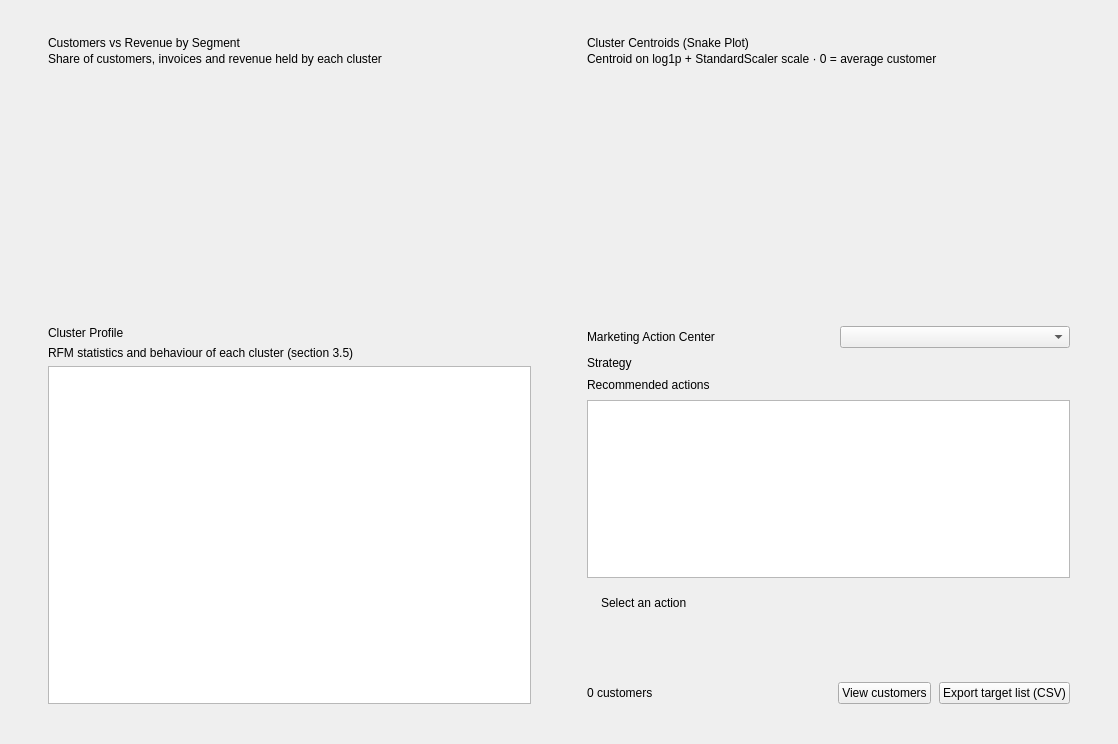
<?xml version="1.0" encoding="UTF-8"?>
<ui version="4.0">
 <class>ClusterMarketingPage</class>
 <widget class="QWidget" name="ClusterMarketingPage">
  <property name="geometry">
   <rect>
    <x>0</x>
    <y>0</y>
    <width>1118</width>
    <height>744</height>
   </rect>
  </property>
  <property name="windowTitle">
   <string>Cluster Analysis &amp; Marketing</string>
  </property>
  <layout class="QVBoxLayout" name="layoutClusterMarketingPage" stretch="0,1">
   <property name="spacing">
    <number>16</number>
   </property>
   <property name="leftMargin">
    <number>28</number>
   </property>
   <property name="topMargin">
    <number>20</number>
   </property>
   <property name="rightMargin">
    <number>28</number>
   </property>
   <property name="bottomMargin">
    <number>24</number>
   </property>
   <item>
    <layout class="QHBoxLayout" name="layoutChartsRow">
     <property name="spacing">
      <number>16</number>
     </property>
     <property name="leftMargin">
      <number>0</number>
     </property>
     <property name="topMargin">
      <number>0</number>
     </property>
     <property name="rightMargin">
      <number>0</number>
     </property>
     <property name="bottomMargin">
      <number>0</number>
     </property>
     <item>
      <widget class="QFrame" name="cardShareChart">
       <property name="cssClass" stdset="0">
        <string>card</string>
       </property>
       <layout class="QVBoxLayout" name="layoutShareChart" stretch="0,0,1">
        <property name="spacing">
         <number>2</number>
        </property>
        <property name="leftMargin">
         <number>20</number>
        </property>
        <property name="topMargin">
         <number>16</number>
        </property>
        <property name="rightMargin">
         <number>20</number>
        </property>
        <property name="bottomMargin">
         <number>16</number>
        </property>
        <item>
         <widget class="QLabel" name="lblShareChartTitle">
          <property name="text">
           <string>Customers vs Revenue by Segment</string>
          </property>
          <property name="cssClass" stdset="0">
           <string>cardTitle</string>
          </property>
         </widget>
        </item>
        <item>
         <widget class="QLabel" name="lblShareChartSubtitle">
          <property name="text">
           <string>Share of customers, invoices and revenue held by each cluster</string>
          </property>
          <property name="cssClass" stdset="0">
           <string>cardSubtitle</string>
          </property>
         </widget>
        </item>
        <item>
         <widget class="QWidget" name="hostShareChart">
          <property name="minimumSize">
           <size>
            <width>0</width>
            <height>210</height>
           </size>
          </property>
          <layout class="QVBoxLayout" name="layoutHostShareChart">
           <property name="leftMargin">
            <number>0</number>
           </property>
           <property name="topMargin">
            <number>8</number>
           </property>
           <property name="rightMargin">
            <number>0</number>
           </property>
           <property name="bottomMargin">
            <number>0</number>
           </property>
          </layout>
         </widget>
        </item>
       </layout>
      </widget>
     </item>
     <item>
      <widget class="QFrame" name="cardSnakeChart">
       <property name="cssClass" stdset="0">
        <string>card</string>
       </property>
       <layout class="QVBoxLayout" name="layoutSnakeChart" stretch="0,0,1">
        <property name="spacing">
         <number>2</number>
        </property>
        <property name="leftMargin">
         <number>20</number>
        </property>
        <property name="topMargin">
         <number>16</number>
        </property>
        <property name="rightMargin">
         <number>20</number>
        </property>
        <property name="bottomMargin">
         <number>16</number>
        </property>
        <item>
         <widget class="QLabel" name="lblSnakeChartTitle">
          <property name="text">
           <string>Cluster Centroids (Snake Plot)</string>
          </property>
          <property name="cssClass" stdset="0">
           <string>cardTitle</string>
          </property>
         </widget>
        </item>
        <item>
         <widget class="QLabel" name="lblSnakeChartSubtitle">
          <property name="text">
           <string>Centroid on log1p + StandardScaler scale · 0 = average customer</string>
          </property>
          <property name="cssClass" stdset="0">
           <string>cardSubtitle</string>
          </property>
         </widget>
        </item>
        <item>
         <widget class="QWidget" name="hostSnakeChart">
          <property name="minimumSize">
           <size>
            <width>0</width>
            <height>210</height>
           </size>
          </property>
          <layout class="QVBoxLayout" name="layoutHostSnakeChart">
           <property name="leftMargin">
            <number>0</number>
           </property>
           <property name="topMargin">
            <number>8</number>
           </property>
           <property name="rightMargin">
            <number>0</number>
           </property>
           <property name="bottomMargin">
            <number>0</number>
           </property>
          </layout>
         </widget>
        </item>
       </layout>
      </widget>
     </item>
    </layout>
   </item>
   <item>
    <layout class="QHBoxLayout" name="layoutBottomRow" stretch="1,1">
     <property name="spacing">
      <number>16</number>
     </property>
     <property name="leftMargin">
      <number>0</number>
     </property>
     <property name="topMargin">
      <number>0</number>
     </property>
     <property name="rightMargin">
      <number>0</number>
     </property>
     <property name="bottomMargin">
      <number>0</number>
     </property>
     <item>
      <widget class="QFrame" name="cardProfile">
       <property name="cssClass" stdset="0">
        <string>card</string>
       </property>
       <layout class="QVBoxLayout" name="layoutProfile" stretch="0,0,1">
        <property name="spacing">
         <number>6</number>
        </property>
        <property name="leftMargin">
         <number>20</number>
        </property>
        <property name="topMargin">
         <number>16</number>
        </property>
        <property name="rightMargin">
         <number>20</number>
        </property>
        <property name="bottomMargin">
         <number>16</number>
        </property>
        <item>
         <widget class="QLabel" name="lblProfileTitle">
          <property name="text">
           <string>Cluster Profile</string>
          </property>
          <property name="cssClass" stdset="0">
           <string>cardTitle</string>
          </property>
         </widget>
        </item>
        <item>
         <widget class="QLabel" name="lblProfileSubtitle">
          <property name="text">
           <string>RFM statistics and behaviour of each cluster (section 3.5)</string>
          </property>
          <property name="cssClass" stdset="0">
           <string>cardSubtitle</string>
          </property>
         </widget>
        </item>
        <item>
         <widget class="QTableWidget" name="tblProfile">
          <property name="editTriggers">
           <set>QAbstractItemView::NoEditTriggers</set>
          </property>
          <property name="selectionMode">
           <enum>QAbstractItemView::NoSelection</enum>
          </property>
          <property name="showGrid">
           <bool>false</bool>
          </property>
          <property name="alternatingRowColors">
           <bool>true</bool>
          </property>
          <attribute name="verticalHeaderVisible">
           <bool>false</bool>
          </attribute>
          <attribute name="horizontalHeaderStretchLastSection">
           <bool>true</bool>
          </attribute>
         </widget>
        </item>
       </layout>
      </widget>
     </item>
     <item>
      <widget class="QFrame" name="cardActions">
       <property name="cssClass" stdset="0">
        <string>card</string>
       </property>
       <layout class="QVBoxLayout" name="layoutActions" stretch="0,0,0,1,0,0">
        <property name="spacing">
         <number>8</number>
        </property>
        <property name="leftMargin">
         <number>20</number>
        </property>
        <property name="topMargin">
         <number>16</number>
        </property>
        <property name="rightMargin">
         <number>20</number>
        </property>
        <property name="bottomMargin">
         <number>16</number>
        </property>
        <item>
         <layout class="QHBoxLayout" name="layoutActionsHeader">
          <property name="spacing">
           <number>8</number>
          </property>
          <property name="leftMargin">
           <number>0</number>
          </property>
          <property name="topMargin">
           <number>0</number>
          </property>
          <property name="rightMargin">
           <number>0</number>
          </property>
          <property name="bottomMargin">
           <number>0</number>
          </property>
          <item>
           <widget class="QLabel" name="lblActionsTitle">
            <property name="text">
             <string>Marketing Action Center</string>
            </property>
            <property name="cssClass" stdset="0">
             <string>cardTitle</string>
            </property>
           </widget>
          </item>
          <item>
           <spacer name="spacerActionsHeader">
            <property name="orientation">
             <enum>Qt::Horizontal</enum>
            </property>
            <property name="sizeHint" stdset="0">
             <size>
              <width>40</width>
              <height>20</height>
             </size>
            </property>
           </spacer>
          </item>
          <item>
           <widget class="QComboBox" name="cboActionSegment">
            <property name="minimumSize">
             <size>
              <width>230</width>
              <height>0</height>
             </size>
            </property>
           </widget>
          </item>
         </layout>
        </item>
        <item>
         <widget class="QLabel" name="lblSegmentStrategy">
          <property name="text">
           <string>Strategy</string>
          </property>
          <property name="wordWrap">
           <bool>true</bool>
          </property>
          <property name="cssClass" stdset="0">
           <string>cardSubtitle</string>
          </property>
         </widget>
        </item>
        <item>
         <widget class="QLabel" name="lblActionsCaption">
          <property name="text">
           <string>Recommended actions</string>
          </property>
          <property name="cssClass" stdset="0">
           <string>fieldLabel</string>
          </property>
         </widget>
        </item>
        <item>
         <widget class="QListWidget" name="lstActions">
          <property name="minimumSize">
           <size>
            <width>0</width>
            <height>120</height>
           </size>
          </property>
         </widget>
        </item>
        <item>
         <widget class="QFrame" name="frameActionDetail">
          <property name="cssClass" stdset="0">
           <string>resultBox</string>
          </property>
          <layout class="QVBoxLayout" name="layoutActionDetail">
           <property name="spacing">
            <number>4</number>
           </property>
           <property name="leftMargin">
            <number>14</number>
           </property>
           <property name="topMargin">
            <number>10</number>
           </property>
           <property name="rightMargin">
            <number>14</number>
           </property>
           <property name="bottomMargin">
            <number>10</number>
           </property>
           <item>
            <widget class="QLabel" name="lblActionTitle">
             <property name="text">
              <string>Select an action</string>
             </property>
             <property name="wordWrap">
              <bool>true</bool>
             </property>
             <property name="cssClass" stdset="0">
              <string>resultSub</string>
             </property>
            </widget>
           </item>
           <item>
            <widget class="QLabel" name="lblActionDescription">
             <property name="text">
              <string/>
             </property>
             <property name="wordWrap">
              <bool>true</bool>
             </property>
             <property name="cssClass" stdset="0">
              <string>resultBody</string>
             </property>
            </widget>
           </item>
           <item>
            <widget class="QLabel" name="lblActionTarget">
             <property name="text">
              <string/>
             </property>
             <property name="wordWrap">
              <bool>true</bool>
             </property>
             <property name="cssClass" stdset="0">
              <string>resultBody</string>
             </property>
            </widget>
           </item>
           <item>
            <widget class="QLabel" name="lblActionKpi">
             <property name="text">
              <string/>
             </property>
             <property name="wordWrap">
              <bool>true</bool>
             </property>
             <property name="cssClass" stdset="0">
              <string>resultBody</string>
             </property>
            </widget>
           </item>
          </layout>
         </widget>
        </item>
        <item>
         <layout class="QHBoxLayout" name="layoutActionFooter">
          <property name="spacing">
           <number>8</number>
          </property>
          <property name="leftMargin">
           <number>0</number>
          </property>
          <property name="topMargin">
           <number>0</number>
          </property>
          <property name="rightMargin">
           <number>0</number>
          </property>
          <property name="bottomMargin">
           <number>0</number>
          </property>
          <item>
           <widget class="QLabel" name="lblTargetCount">
            <property name="text">
             <string>0 customers</string>
            </property>
            <property name="cssClass" stdset="0">
             <string>pill</string>
            </property>
           </widget>
          </item>
          <item>
           <spacer name="spacerActionFooter">
            <property name="orientation">
             <enum>Qt::Horizontal</enum>
            </property>
            <property name="sizeHint" stdset="0">
             <size>
              <width>40</width>
              <height>20</height>
             </size>
            </property>
           </spacer>
          </item>
          <item>
           <widget class="QPushButton" name="btnViewTarget">
            <property name="text">
             <string>View customers</string>
            </property>
            <property name="cssClass" stdset="0">
             <string>secondary</string>
            </property>
           </widget>
          </item>
          <item>
           <widget class="QPushButton" name="btnExportTarget">
            <property name="text">
             <string>Export target list (CSV)</string>
            </property>
            <property name="cssClass" stdset="0">
             <string>primary</string>
            </property>
           </widget>
          </item>
         </layout>
        </item>
       </layout>
      </widget>
     </item>
    </layout>
   </item>
  </layout>
 </widget>
 <resources/>
 <connections/>
</ui>
